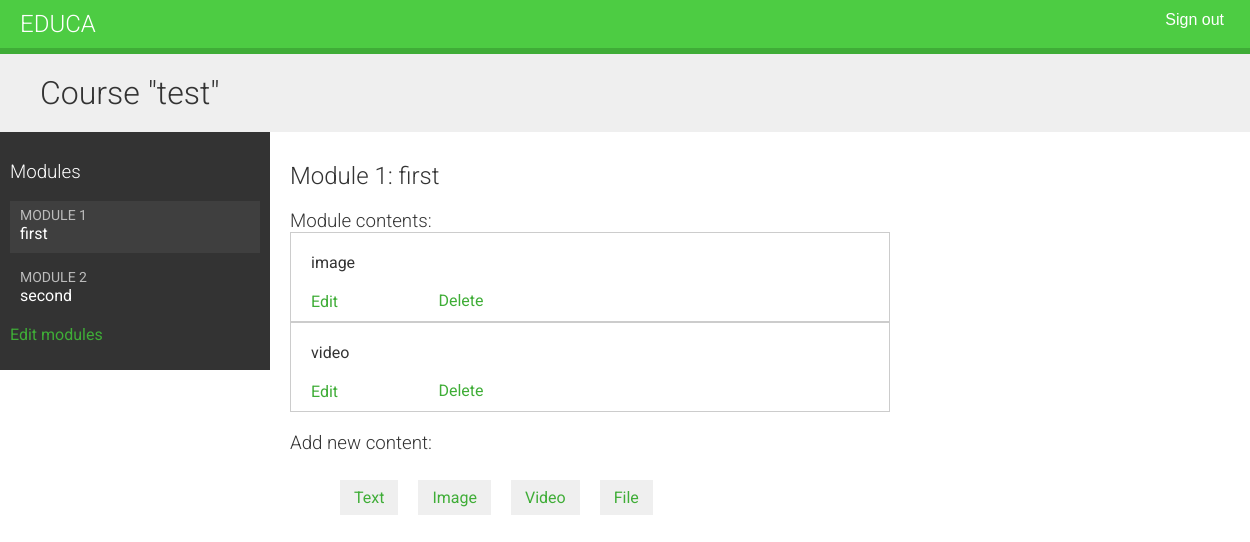
The page /course/module/1/ (signed in) on the database its author committed.
### courses/models.py (models this page shows, shortened)
class Course(models.Model):
    owner = models.ForeignKey(
        User, related_name="courses_created", on_delete=models.CASCADE
    )
    subject = models.ForeignKey(
        Subject, related_name="courses", on_delete=models.CASCADE
    )
    title = models.CharField(max_length=200)
    slug = models.SlugField(max_length=200, unique=True)
    overview = models.TextField()
    created = models.DateTimeField(auto_now_add=True)
    students = models.ManyToManyField(User, related_name="courses_joined", blank=True)
    class Meta:
        ordering = ["-created"]

class Module(models.Model):
    course = models.ForeignKey(Course, related_name="modules", on_delete=models.CASCADE)
    title = models.CharField(max_length=200)
    description = models.TextField(blank=True)
    order = OrderField(blank=True, for_fields=["course"])
    class Meta:
        ordering = ["order"]

class Content(models.Model):
    module = models.ForeignKey(
        Module, related_name="contents", on_delete=models.CASCADE
    )
    content_type = models.ForeignKey(
        ContentType,
        on_delete=models.CASCADE,
        limit_choices_to={"model__in": ("text", "video", "image", "file")},
    )
    object_id = models.PositiveIntegerField()
    item = GenericForeignKey("content_type", "object_id")
    order = OrderField(blank=True, for_fields=["module"])
    class Meta:
        ordering = ["order"]

### courses/views.py (the view)
class ModuleContentListView(TemplateResponseMixin, View):
    template_name = "courses/manage/module/content_list.html"
    def get(self, request, module_id):
        module = get_object_or_404(
            Module,
            id=module_id,
            course__owner=request.user,
        )
        return self.render_to_response({"module": module})

### courses/templatetags/course.py (called while the page is built)
@register.filter
def model_name(obj):
    try:
        return obj._meta.model_name
    except AttributeError:
        return None

### courses/templates/courses/manage/module/content_list.html (shortened to what this page needs)
{% extends "base.html" %}
{% load course %}
{% block content %}
  {% with course=module.course %}
    <h1>Course "{{ course.title }}"</h1>
    <div class="contents">
      <h3>Modules</h3>
      <ul id="modules">
        {% for m in course.modules.all %}
          <li data-id="{{ m.id }}"{% if m == module %}class="selected"{% endif %}>
            <a href="{% url "module_content_list" m.id %}">
              <span>
                Module <span class="order">{{ m.order|add:1 }}</span>
              </span>
              <br>
              {{ m.title }}
            </a>
          </li>
        {% empty %}
          <li>No modules yet.</li>
        {% endfor %}
      </ul>
      <p>
        <a href="{% url "course_module_update" course.id %}">Edit modules
        </a>
      </p>
    </div>
    <div class="module">
      <h2>Module {{ module.order|add:1 }}: {{ module.title }}</h2>
      <h3>Module contents:</h3>
      <div id="module-contents">
        {% for content in module.contents.all %}
          <div data-id="{{ content.id }}">
            {% with item=content.item %}
              <p>{{ item|model_name }}</p>
              <a href="{% url "module_content_update" module.id item|model_name item.id %}">Edit</a>
              <form action="{% url "module_content_delete" content.id %}"method="post">
                <input type="submit" value="Delete">
              </form>
            {% endwith %}
          </div>
        {% empty %}
          <p>This module has no contents yet.</p>
        {% endfor %}
      </div>
      <h3>Add new content:</h3>
      <ul class="content-types">
        <li>
          <a href="{% url "module_content_create" module.id "text" %}">
            Text
          </a>
        </li>
        <li>
          <a href="{% url "module_content_create" module.id "image" %}">
            Image
          </a>
        </li>
        <li>
          <a href="{% url "module_content_create" module.id "video" %}">
            Video
          </a>
        </li>
        <li>
          <a href="{% url "module_content_create" module.id "file" %}">
            File
          </a>
        </li>
      </ul>
    </div>
  {% endwith %}
{% endblock content %}

### courses/static/css/base.css (style rules this page uses)
body { margin:0; font-family:'Roboto', sans-serif; font-weight:400; color:#333; }
a { color:#3fad37; text-decoration:none; }
ul { float:left; }
h1, h2, h3, h4, h5, h6 { font-family:'Roboto', sans-serif; font-weight:300; }
h1 { background:#efefef; width:100%; overflow:auto; padding:20px 0 20px 40px; margin:0; }
.module { padding:10px 20px; float:left; width:600px; }
.module h3 { margin:20px 0 0; padding:0; width:100%; }
.module p { margin:10px 0 20px; width:100%; float:left; }
.contents { width:20%; padding:10px; float:left; background:#333; color: #fff; font-family:'Roboto', sans-serif; }
.contents ul { list-style:none; margin:0; padding:0; width:100%; }
.contents ul li { margin:0 0 10px 0; padding:4px 10px 10px; overflow:auto; cursor:move; }
.contents ul li.selected { background:#3f3f3f; }
.contents ul span { text-transform:uppercase; color:#bbb; font-size:14px; }
.contents ul a { display:block; color:#fff; text-decoration:none; }
ul.content-types li { list-style:none; float:left; margin:10px; background:#efefef; padding:8px 14px; }
input, select, textarea { border:1px solid #ccc; border-bottom:3px solid #ccc; padding:8px 12px; font-size:16px; font-family:'Roboto', sans-serif; float:left; clear:both; width:300px; }
input[type=submit], a.button { border-radius:5px; background:#4dcc43; color:#fff; font-size:16px; text-transform:uppercase; border:none; padding:10px 20px; margin:20px 0; }
#module-contents div { padding:10px 20px; border:1px solid #ccc; background:#fff }
#module-contents form { margin:0; padding:0; }
#module-contents input[type=submit] { color:#3fad37; background:none; margin:-20px 0 0; padding:0; float:left; text-transform:none; }

### rows shown on the page
Course: title "test"
Module: order|add "1", title "first"
Module: order|add "2", title "second"
Content: item|model_name "image"
Content: item|model_name "video"
